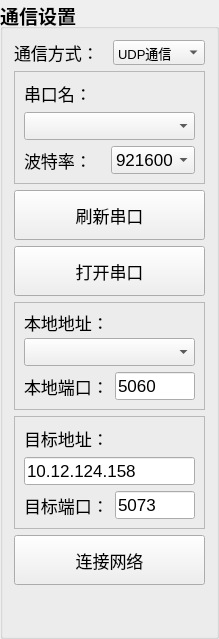
         <widget class="QGroupBox" name="groupBox_2">
          <property name="maximumSize">
           <size>
            <width>250</width>
            <height>16777215</height>
           </size>
          </property>
          <property name="font">
           <font>
            <pointsize>14</pointsize>
            <weight>75</weight>
            <bold>true</bold>
           </font>
          </property>
          <property name="title">
           <string>通信设置</string>
          </property>
          <layout class="QGridLayout" name="gridLayout">
           <item row="0" column="0">
            <widget class="QLabel" name="label_18">
             <property name="font">
              <font>
               <pointsize>13</pointsize>
               <weight>50</weight>
               <bold>false</bold>
              </font>
             </property>
             <property name="text">
              <string>通信方式：</string>
             </property>
            </widget>
           </item>
           <item row="0" column="1">
            <widget class="QComboBox" name="cbox_CommuteChoose">
             <property name="sizePolicy">
              <sizepolicy hsizetype="Preferred" vsizetype="Preferred">
               <horstretch>0</horstretch>
               <verstretch>0</verstretch>
              </sizepolicy>
             </property>
             <property name="maximumSize">
              <size>
               <width>16777215</width>
               <height>30</height>
              </size>
             </property>
             <property name="font">
              <font>
               <pointsize>10</pointsize>
               <weight>50</weight>
               <bold>false</bold>
              </font>
             </property>
             <item>
              <property name="text">
               <string>UDP通信</string>
              </property>
             </item>
             <item>
              <property name="text">
               <string>TCP通信</string>
              </property>
             </item>
            </widget>
           </item>
           <item row="1" column="0" colspan="2">
            <widget class="QFrame" name="frame_4">
             <property name="styleSheet">
              <string notr="true"/>
             </property>
             <property name="frameShape">
              <enum>QFrame::StyledPanel</enum>
             </property>
             <property name="frameShadow">
              <enum>QFrame::Raised</enum>
             </property>
             <layout class="QGridLayout" name="gridLayout_10">
              <item row="1" column="0">
               <widget class="QComboBox" name="cbox_SerialNameChoose">
                <property name="sizePolicy">
                 <sizepolicy hsizetype="Preferred" vsizetype="Fixed">
                  <horstretch>0</horstretch>
                  <verstretch>0</verstretch>
                 </sizepolicy>
                </property>
                <property name="font">
                 <font>
                  <pointsize>13</pointsize>
                  <weight>50</weight>
                  <bold>false</bold>
                 </font>
                </property>
               </widget>
              </item>
              <item row="0" column="0">
               <widget class="QLabel" name="label_11">
                <property name="font">
                 <font>
                  <pointsize>13</pointsize>
                  <weight>50</weight>
                  <bold>false</bold>
                 </font>
                </property>
                <property name="text">
                 <string>串口名：</string>
                </property>
               </widget>
              </item>
              <item row="2" column="0">
               <layout class="QHBoxLayout" name="horizontalLayout_8">
                <item>
                 <widget class="QLabel" name="label_12">
                  <property name="font">
                   <font>
                    <pointsize>13</pointsize>
                    <weight>50</weight>
                    <bold>false</bold>
                   </font>
                  </property>
                  <property name="text">
                   <string>波特率：</string>
                  </property>
                 </widget>
                </item>
                <item>
                 <widget class="QComboBox" name="cbox_SerialBaudChoose">
                  <property name="sizePolicy">
                   <sizepolicy hsizetype="Preferred" vsizetype="Preferred">
                    <horstretch>0</horstretch>
                    <verstretch>0</verstretch>
                   </sizepolicy>
                  </property>
                  <property name="font">
                   <font>
                    <pointsize>13</pointsize>
                    <weight>50</weight>
                    <bold>false</bold>
                   </font>
                  </property>
                  <property name="currentText">
                   <string>921600</string>
                  </property>
                  <item>
                   <property name="text">
                    <string>921600</string>
                   </property>
                  </item>
                  <item>
                   <property name="text">
                    <string>115200</string>
                   </property>
                  </item>
                  <item>
                   <property name="text">
                    <string>9600</string>
                   </property>
                  </item>
                  <item>
                   <property name="text">
                    <string>2400</string>
                   </property>
                  </item>
                  <item>
                   <property name="text">
                    <string>4800</string>
                   </property>
                  </item>
                  <item>
                   <property name="text">
                    <string>1200</string>
                   </property>
                  </item>
                 </widget>
                </item>
               </layout>
              </item>
             </layout>
            </widget>
           </item>
           <item row="2" column="0" colspan="2">
            <widget class="QPushButton" name="pbtn_RefreshSerial">
             <property name="sizePolicy">
              <sizepolicy hsizetype="Minimum" vsizetype="Preferred">
               <horstretch>0</horstretch>
               <verstretch>0</verstretch>
              </sizepolicy>
             </property>
             <property name="minimumSize">
              <size>
               <width>0</width>
               <height>50</height>
              </size>
             </property>
             <property name="maximumSize">
              <size>
               <width>16777215</width>
               <height>50</height>
              </size>
             </property>
             <property name="font">
              <font>
               <pointsize>13</pointsize>
               <weight>50</weight>
               <bold>false</bold>
              </font>
             </property>
             <property name="text">
              <string>刷新串口</string>
             </property>
            </widget>
           </item>
           <item row="3" column="0" colspan="2">
            <widget class="QPushButton" name="pbtn_OpenSerial">
             <property name="sizePolicy">
              <sizepolicy hsizetype="Minimum" vsizetype="Preferred">
               <horstretch>0</horstretch>
               <verstretch>0</verstretch>
              </sizepolicy>
             </property>
             <property name="minimumSize">
              <size>
               <width>0</width>
               <height>50</height>
              </size>
             </property>
             <property name="maximumSize">
              <size>
               <width>16777215</width>
               <height>50</height>
              </size>
             </property>
             <property name="font">
              <font>
               <pointsize>13</pointsize>
               <weight>50</weight>
               <bold>false</bold>
              </font>
             </property>
             <property name="text">
              <string>打开串口</string>
             </property>
            </widget>
           </item>
           <item row="4" column="0" colspan="2">
            <widget class="QFrame" name="frame_2">
             <property name="styleSheet">
              <string notr="true"/>
             </property>
             <property name="frameShape">
              <enum>QFrame::StyledPanel</enum>
             </property>
             <property name="frameShadow">
              <enum>QFrame::Raised</enum>
             </property>
             <layout class="QGridLayout" name="gridLayout_6">
              <item row="1" column="0">
               <widget class="QComboBox" name="cbox_LocakIP">
                <property name="minimumSize">
                 <size>
                  <width>0</width>
                  <height>28</height>
                 </size>
                </property>
                <property name="font">
                 <font>
                  <pointsize>13</pointsize>
                  <weight>75</weight>
                  <bold>true</bold>
                 </font>
                </property>
               </widget>
              </item>
              <item row="0" column="0">
               <widget class="QLabel" name="label">
                <property name="maximumSize">
                 <size>
                  <width>16777215</width>
                  <height>20</height>
                 </size>
                </property>
                <property name="font">
                 <font>
                  <pointsize>13</pointsize>
                  <weight>50</weight>
                  <bold>false</bold>
                 </font>
                </property>
                <property name="text">
                 <string>本地地址：</string>
                </property>
               </widget>
              </item>
              <item row="4" column="0">
               <layout class="QHBoxLayout" name="horizontalLayout_3">
                <item>
                 <widget class="QLabel" name="label_3">
                  <property name="minimumSize">
                   <size>
                    <width>0</width>
                    <height>0</height>
                   </size>
                  </property>
                  <property name="maximumSize">
                   <size>
                    <width>16777215</width>
                    <height>20</height>
                   </size>
                  </property>
                  <property name="font">
                   <font>
                    <pointsize>13</pointsize>
                    <weight>50</weight>
                    <bold>false</bold>
                   </font>
                  </property>
                  <property name="text">
                   <string>本地端口：</string>
                  </property>
                 </widget>
                </item>
                <item>
                 <widget class="QLineEdit" name="edit_LocalPort">
                  <property name="sizePolicy">
                   <sizepolicy hsizetype="Expanding" vsizetype="Fixed">
                    <horstretch>0</horstretch>
                    <verstretch>0</verstretch>
                   </sizepolicy>
                  </property>
                  <property name="maximumSize">
                   <size>
                    <width>80</width>
                    <height>16777215</height>
                   </size>
                  </property>
                  <property name="font">
                   <font>
                    <pointsize>13</pointsize>
                    <weight>50</weight>
                    <bold>false</bold>
                   </font>
                  </property>
                  <property name="text">
                   <string>5060</string>
                  </property>
                 </widget>
                </item>
               </layout>
              </item>
             </layout>
            </widget>
           </item>
           <item row="5" column="0" colspan="2">
            <widget class="QFrame" name="frame_3">
             <property name="styleSheet">
              <string notr="true"/>
             </property>
             <property name="frameShape">
              <enum>QFrame::StyledPanel</enum>
             </property>
             <property name="frameShadow">
              <enum>QFrame::Raised</enum>
             </property>
             <layout class="QGridLayout" name="gridLayout_7">
              <item row="0" column="0">
               <widget class="QLabel" name="label_15">
                <property name="font">
                 <font>
                  <pointsize>13</pointsize>
                  <weight>50</weight>
                  <bold>false</bold>
                 </font>
                </property>
                <property name="text">
                 <string>目标地址：</string>
                </property>
               </widget>
              </item>
              <item row="1" column="0">
               <widget class="QLineEdit" name="edit_TargetIP">
                <property name="font">
                 <font>
                  <pointsize>13</pointsize>
                  <weight>50</weight>
                  <bold>false</bold>
                 </font>
                </property>
                <property name="text">
                 <string>10.12.124.158</string>
                </property>
               </widget>
              </item>
              <item row="2" column="0">
               <layout class="QHBoxLayout" name="horizontalLayout_5">
                <item>
                 <widget class="QLabel" name="label_16">
                  <property name="font">
                   <font>
                    <pointsize>13</pointsize>
                    <weight>50</weight>
                    <bold>false</bold>
                   </font>
                  </property>
                  <property name="text">
                   <string>目标端口：</string>
                  </property>
                 </widget>
                </item>
                <item>
                 <widget class="QLineEdit" name="edit_TargetPort">
                  <property name="maximumSize">
                   <size>
                    <width>80</width>
                    <height>16777215</height>
                   </size>
                  </property>
                  <property name="font">
                   <font>
                    <pointsize>13</pointsize>
                    <weight>50</weight>
                    <bold>false</bold>
                   </font>
                  </property>
                  <property name="text">
                   <string>5073</string>
                  </property>
                 </widget>
                </item>
               </layout>
              </item>
             </layout>
            </widget>
           </item>
           <item row="6" column="0" colspan="2">
            <widget class="QPushButton" name="pbtn_OpenNet">
             <property name="sizePolicy">
              <sizepolicy hsizetype="Minimum" vsizetype="Preferred">
               <horstretch>0</horstretch>
               <verstretch>0</verstretch>
              </sizepolicy>
             </property>
             <property name="minimumSize">
              <size>
               <width>0</width>
               <height>50</height>
              </size>
             </property>
             <property name="maximumSize">
              <size>
               <width>16777215</width>
               <height>50</height>
              </size>
             </property>
             <property name="font">
              <font>
               <pointsize>13</pointsize>
               <weight>50</weight>
               <bold>false</bold>
              </font>
             </property>
             <property name="text">
              <string>连接网络</string>
             </property>
            </widget>
           </item>
           <item row="7" column="0">
            <spacer name="verticalSpacer">
             <property name="orientation">
              <enum>Qt::Vertical</enum>
             </property>
             <property name="sizeType">
              <enum>QSizePolicy::Expanding</enum>
             </property>
             <property name="sizeHint" stdset="0">
              <size>
               <width>20</width>
               <height>40</height>
              </size>
             </property>
            </spacer>
           </item>
           <item row="7" column="1">
            <spacer name="verticalSpacer_2">
             <property name="orientation">
              <enum>Qt::Vertical</enum>
             </property>
             <property name="sizeHint" stdset="0">
              <size>
               <width>20</width>
               <height>40</height>
              </size>
             </property>
            </spacer>
           </item>
          </layout>
         </widget>
